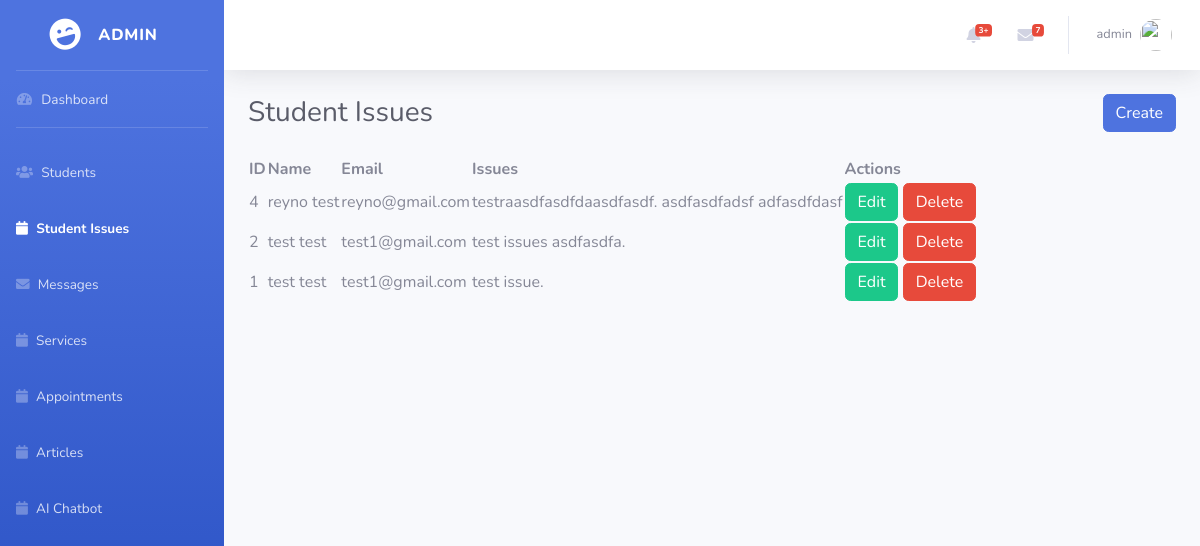
The app's page /admin/student-issues/index.php (signed in) with its own data.
### tables this page shows
CREATE TABLE `issues` (
  `id` int(11) NOT NULL,
  `user_id` int(11) NOT NULL,
  `issue` text NOT NULL,
  `created_at` timestamp NOT NULL DEFAULT current_timestamp(),
  `updated_at` timestamp NOT NULL DEFAULT current_timestamp()
);

CREATE TABLE `users` (
  `user_id` int(11) NOT NULL,
  `username` varchar(255) DEFAULT NULL,
  `email` varchar(255) DEFAULT NULL,
  `password` text NOT NULL,
  `first_name` varchar(255) DEFAULT NULL,
  `last_name` varchar(255) DEFAULT NULL,
  `middle_name` varchar(255) DEFAULT NULL,
  `age` int(11) DEFAULT NULL,
  `about_yourself` text DEFAULT NULL,
  `phone` varchar(255) DEFAULT NULL,
  `profile` varchar(255) DEFAULT NULL,
  `user_salt` text DEFAULT NULL,
  `status` int(11) NOT NULL DEFAULT 1 COMMENT '0 = inactive, 1 = active',
  `type` int(11) DEFAULT 3 COMMENT '1=admin, 2=teacher, 3=student, 4=councilor',
  `create_at` timestamp NOT NULL DEFAULT current_timestamp()
);

### classes.php (called while the page is built, shortened)
<?php
class Issues {
	public $table_name = "issues";
	public function getAllStudentIssues() {
		$database = new Database();
    	$query = "SELECT `".$this->table_name."`.*, users.* FROM `".$this->table_name."`, users WHERE users.user_id = `".$this->table_name."`.user_id ORDER BY id DESC";
	    $result = $database->emteDirectQuery($query, 'select');
	    return $result;
	}
}
?>

### database.php (called while the page is built, shortened)
 <?php
class Database
{
    protected $_conn;
    public function open(){
        $conn = mysqli_connect(HOST, DB_USERNAME, DB_PASSWORD, DB_NAME);
        $this->_conn = $conn;
    }
    public function emteDirectQuery($sql ='', $type='select'){
        $status = null;
        $result = mysqli_query($this->_conn, $sql);
        switch ($type) {
            case 'select':
                if (mysqli_num_rows($result) > 0) {
                    while($row = mysqli_fetch_assoc($result)) {
                        $status[] = $row;
                    }
                }
                break;
        }
        return $status;
    }
}
?>

### admin/student-issues/index.php (the view, shortened to what this page needs)
<?php
require_once('../../database.php');
require_once('../../classes.php');
include BASE_APP.'/admin/inc/header.php';
$issue = new Issues();
$issues = $issue->getAllStudentIssues();
?>
    <div id="wrapper">
        <?php include BASE_APP.'/admin/inc/sidebar.php'; ?>
        <div id="content-wrapper" class="d-flex flex-column">
            <div id="content">
                <?php include BASE_APP.'/admin/inc/topbar.php'; ?>
                <div class="container-fluid">
                    <div class="d-sm-flex align-items-center justify-content-between mb-4">
                        <h1 class="h3 mb-0 text-gray-800">Student Issues</h1>
                        <a class="btn btn-primary" data-toggle="modal" data-target="#create-modal">Create</a>
                    </div>
                    <div class="row">
                    <div class="col-12">
                            <table id="datatable">
                                <thead>
                                    <th>ID</th>
                                    <th>Name</th>
                                    <th>Email</th>
                                    <th>Issues</th>
                                    <th>Actions</th>
                                </thead>
                                <tbody>
                                    <?php foreach($issues as $i): ?>
                                       <tr>
                                           <td><?php echo $i['id']; ?></td>
                                           <td><?php echo $i['first_name'].' '.$i['last_name']; ?></td>
                                           <td><?php echo $i['email']; ?></td>
                                           <td><?php echo $i['issue']; ?></td>
                                           <td>
                                               <a onclick="updateStudentIssue(<?php echo $i['id']; ?>)" class="btn btn-success">Edit</a>
                                               <a href="delete.php?id=<?php echo $i['id']; ?>" onclick="if(confirm('Are you sure you want to delete this issue?')){return true;}else{return false;}" class="btn btn-danger">Delete</a>
                                           </td>
                                       </tr>
                                    <?php endforeach; ?>
                                </tbody>
                            </table>
                        </div>
                    </div>
                </div>
            </div>
      </div>
<?php include BASE_APP.'/admin/inc/footer.php'; ?>

### records on screen
issues: id "4", user.first_name "reyno", user.last_name "test", user.email "reyno@gmail.com", issue "testraasdfasdfdaasdfasdf. asdfasdfadsf adfasdfdasf"
issues: id "2", user.first_name "test", user.last_name "test", user.email "test1@gmail.com", issue "test issues asdfasdfa."
issues: id "1", user.first_name "test", user.last_name "test", user.email "test1@gmail.com", issue "test issue."

### other values on screen
$user_data['username'] "ADMIN"
$user_data['username'] "admin"
